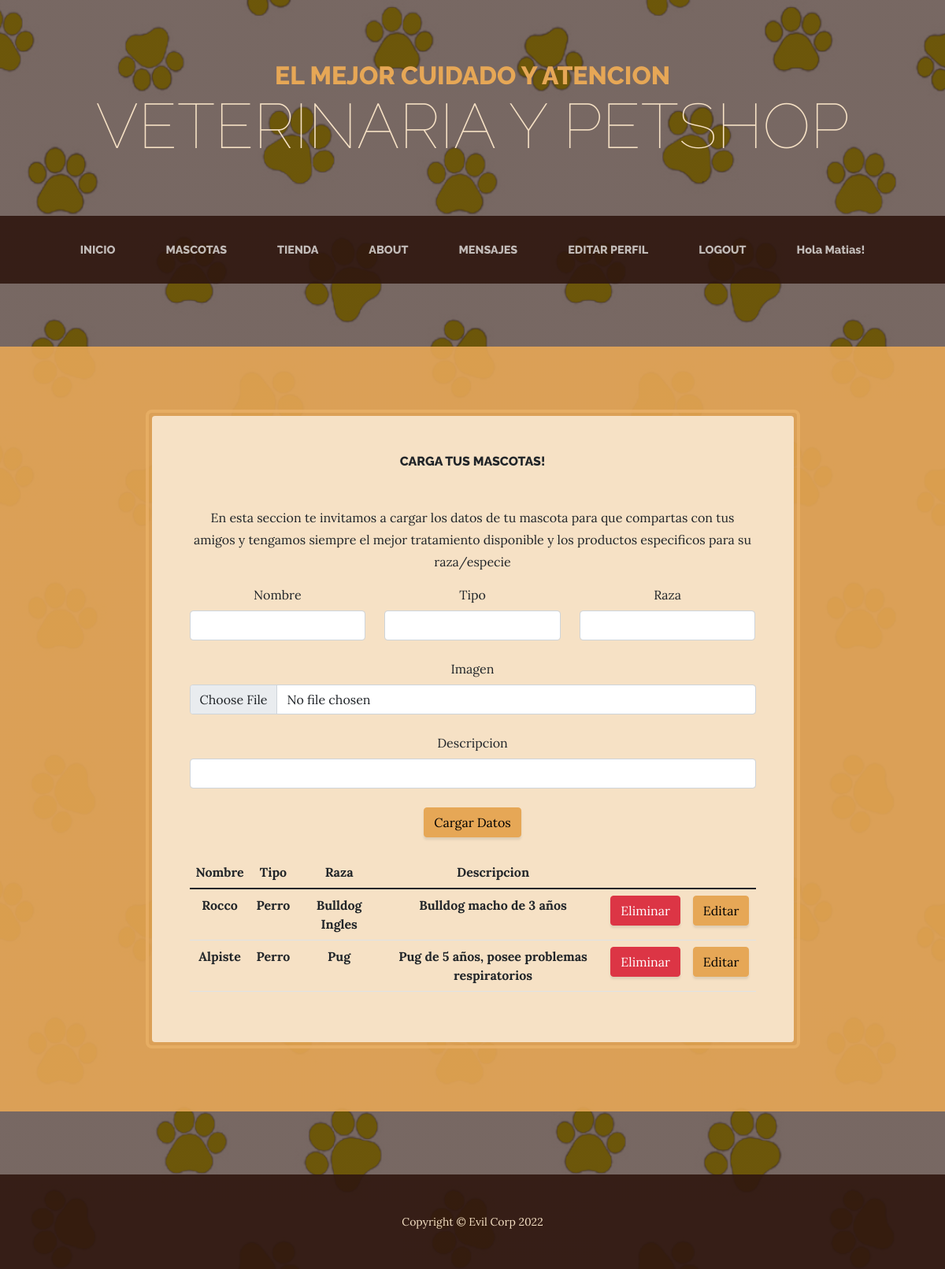
/appmascotas/mascotas/ (signed in), run on the app's committed database.
### appmascotas/models.py (models this page shows, shortened)
class mascotas(models.Model):
    id = models.AutoField(primary_key=True)
    nombre = models.CharField(max_length=100, verbose_name= 'Nombre')
    tipo = models.CharField(max_length=100, verbose_name= 'Tipo')
    imagen = models.ImageField(default='null', verbose_name="mascotas",upload_to="mascotas")
    descripcion = models.TextField(verbose_name= 'Descripción', null=True)
    raza = models.CharField(verbose_name= 'Raza', max_length=100, null=True)

### appmascotas/views.py (the view, shortened to what this page needs)
# urls.py: path('mascotas/', vista_mascotas, name="vet-mascotas"),
@login_required #decoradores para proteger las funciones, para las clases usar LoginRequiredMixin
def vista_mascotas(request):
    Mascotas = mascotas.objects.all()
    formulario = MascotaFormulario()
    contexto = {"mascotas":Mascotas, "mascota":formulario}
    return render(request, "cargatumascota.html", contexto)

### appmascotas/forms.py
class MascotaFormulario(ModelForm):
    nombre = CharField(widget= TextInput(attrs={"class": 'form-control'}), required=True )
    tipo = CharField(widget= TextInput(attrs={"class": 'form-control'}))
    imagen = ImageField(widget= FileInput( attrs={ "class": 'form-control'}))
    descripcion = CharField(widget=TextInput(attrs={"class": 'form-control'}))
    raza = CharField(widget= TextInput(attrs={"class": 'form-control'}))
    class Meta:
        model = mascotas
        fields = [
            'nombre',
            'tipo',
            'imagen',
            'descripcion',
            'raza'
        ]

### appmascotas/templates/cargatumascota.html (shortened to what this page needs)
{% extends 'apptienda/base.html' %} {% load static %} {% block titulo %} Carga
tus mascotas! {% endblock %} {% block Contenido %}
<p>
  En esta seccion te invitamos a cargar los datos de tu mascota para que
  compartas con tus amigos y tengamos siempre el mejor tratamiento disponible y
  los productos especificos para su raza/especie
</p>
<form method="POST">
  <div class="row">
    <div class="col-12 col-md-4 mb-4 mb-md-0">
      <label class="form-label">
        Nombre
      </label>
      {{ mascota.nombre }}
    </div>
    <div class="col-12 col-md-4 mb-4 mb-md-0">
      <label class="form-label">
        Tipo
      </label>
      {{ mascota.tipo }}
    </div>
    <div class="col-12 col-md-4 mb-4 mb-md-0">
      <label class="form-label text-capitalize">
        raza
      </label>
      {{ mascota.raza }}
    </div>
    <div class="col-12 my-4">
      <label class="form-label text-capitalize">
        Imagen
      </label>
      {{ mascota.imagen }}
    </div>
    <div class="col-12 mb-4 mb-md-0">
      <label class="form-label text-capitalize">
        descripcion
      </label>
      {{ mascota.descripcion }}
    </div>
  </div>
  <div class="row mt-4">
    <div class="col-12">
      <input type="submit" class="btn btn-primary" value="Cargar Datos" />
    </div>
  </div>
</form>
{% if mascotas %}
<div class="table-responsive mt-4">
  <table class="table caption-top">
    <thead>
      <tr>
        <th>Nombre</th>
        <th>Tipo</th>
        <th>Raza</th>
        <th>Descripcion</th>
        <th></th>
        <th></th>
      </tr>
    </thead>
    <tbody>
      {% for item in mascotas %}
      <tr>
        <th>
          {{ item.nombre }}
        </th>
        <th>
          {{ item.tipo }}
        </th>
        <th>
          {{ item.raza }}
        </th>
        <th>
          {{ item.descripcion }}
        </th>
        <th>
          <a href="{% url 'mascota-borrar' item.id %}" class="btn btn-danger">
            Eliminar
          </a>
        </th>
        <th>
          <a href="{% url 'mascota-editar' item.id %}" class="btn btn-primary">
            Editar
          </a>
        </th>
      </tr>
      {% endfor %}
    </tbody>
  </table>
</div>
{% else %}
<p class="mt-4">Ups! de momento no hay mascotas cargadas</p>
<p>Se el primero en compartir con tus amigos!</p>
{% endif %} {% endblock %}

### apptienda/templates/apptienda/base.html (shortened to what this page needs)
<!DOCTYPE html>
<html lang="en">
  {% load static %}
  <head>
    <link href="{% static 'css/styles.css'%}" rel="stylesheet" />
  </head>
  <body>
    <header>
      <h1 class="site-heading text-center text-faded d-none d-lg-block">
        <span class="site-heading-upper text-primary mb-3">
          El mejor cuidado y atencion
        </span>
        <span class="site-heading-lower">Veterinaria y PetShop</span>
      </h1>
    </header>
    <nav class="navbar navbar-expand-lg navbar-dark py-lg-4" id="mainNav">
      <div class="container">
        <div class="collapse navbar-collapse" id="navbarSupportedContent">
          <ul class="navbar-nav mx-auto">
            <li class="nav-item px-lg-4">
              <a
                class="nav-link text-uppercase"
                href="{% url 'tienda-inicio' %}"
              >
                INICIO
              </a>
            </li>
            <li class="nav-item px-lg-4">
              <a
                class="nav-link text-uppercase"
                href="{% url 'vet-mascotas' %}"
              >
                MASCOTAS
              </a>
            </li>
            <li class="nav-item px-lg-4">
              <a class="nav-link text-uppercase" href="{% url 'vet-tienda' %}">
                TIENDA
              </a>
            </li>
            <li class="nav-item px-lg-4">
              <a class="nav-link text-uppercase" href="{% url 'vet-about' %}">
                ABOUT
              </a>
            </li>
            <li class="nav-item px-lg-4">
              <a
                class="nav-link text-uppercase"
                href="{% url 'vet-mensajes' %}"
              >
                MENSAJES
              </a>
            </li>
            {% if request.user.is_authenticated %}
            <li class="nav-item px-lg-4">
              <a class="nav-link text-uppercase" href="{% url 'vet-perfil' %}">
                EDITAR PERFIL
              </a>
            </li>
            <li class="nav-item px-lg-4">
              <a class="nav-link text-uppercase" href="{% url 'vet-logout' %}">
                LOGOUT
              </a>
            </li>
            <li class="nav-item px-lg-4">
              <a class="nav-link" href="">Hola {{request.user.username}}!</a>
            </li>
            {% else %}
            <li class="nav-item px-lg-4">
              <a class="nav-link text-uppercase" href="{% url 'vet-login' %}">
                LOGIN
              </a>
            </li>
            {% endif %}
          </ul>
        </div>
      </div>
    </nav>
    <section class="page-section cta">
      <div class="container">
        <div class="row">
          <div class="col-xl-9 mx-auto">
            <div class="cta-inner bg-faded text-center rounded">
              <h2 class="section-heading mb-5">
                <span class="section-heading-upper">
                  {% block titulo %}{% endblock %}
                </span>
              </h2>
              {% block Contenido %}{% endblock %}
            </div>
          </div>
        </div>
      </div>
    </section>
    <footer class="footer text-faded text-center py-5">
      <div class="container">
        <p class="m-0 small">Copyright &copy; Evil Corp 2022</p>
      </div>
    </footer>
  </body>
</html>

### data on the page
mascotas: nombre "Rocco", tipo "Perro", raza "Bulldog Ingles", descripcion "Bulldog macho de 3 años"
mascotas: nombre "Alpiste", tipo "Perro", raza "Pug", descripcion "Pug de 5 años, posee problemas respiratorios"

### other printed values
{{ request.user.username }} "Matias"
